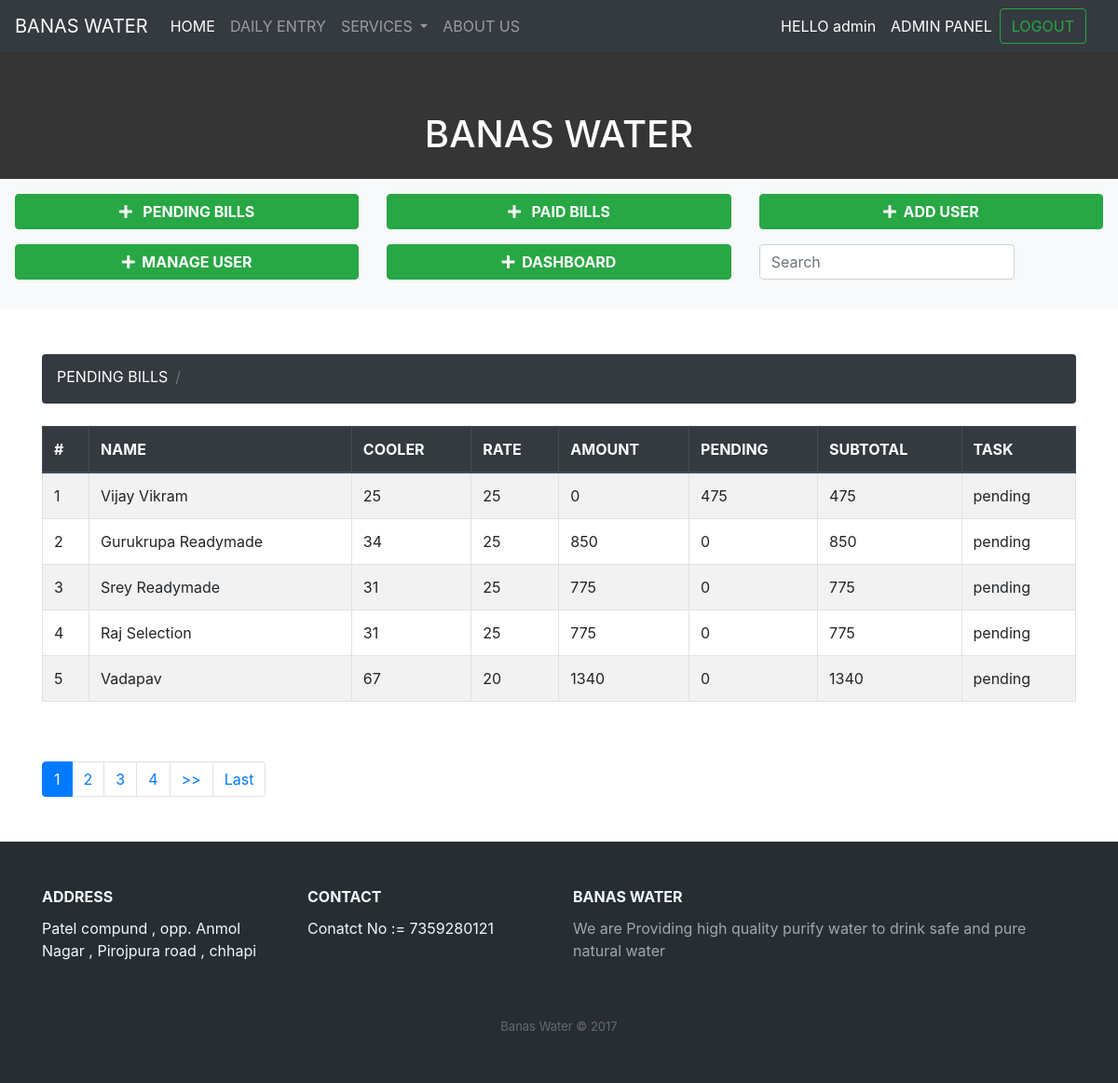
/banasadmin/pendingadmin/ (signed in), run on an earlier commit of the app's database.
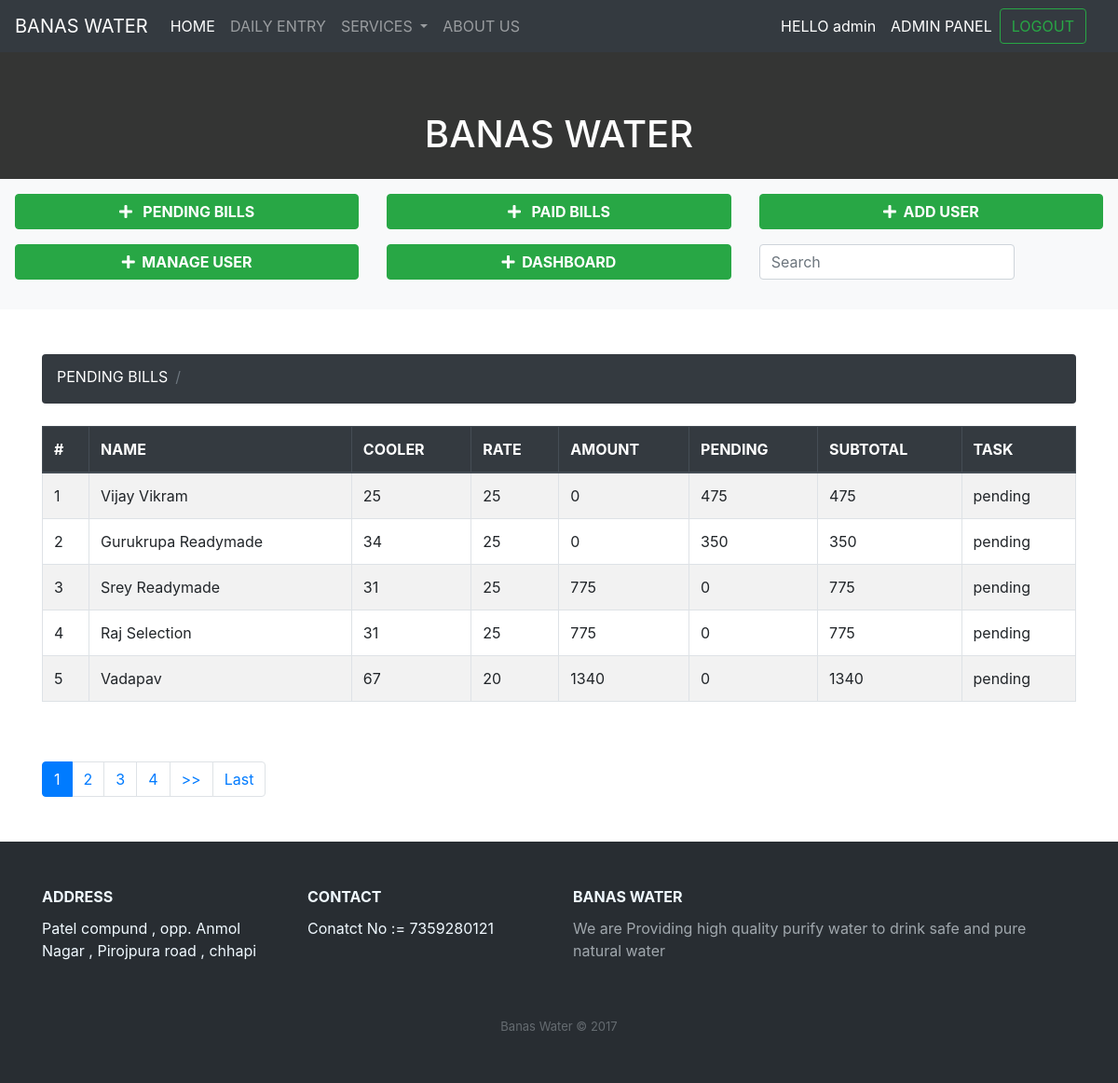
And on a later commit of the database.
### banasadmin/models.py (models this page shows)
class Bill(models.Model):
    id = models.AutoField(primary_key=True)
    name = models.CharField(max_length=100)
    cooler = models.IntegerField()
    rate = models.IntegerField()
    amount = models.IntegerField()
    pending_amount = models.IntegerField()
    subtotal = models.IntegerField()
    task = models.CharField(max_length=100)

### pages/decoraters.py (the view)
        def wrapper_func(request,*args,**kwargs):
            group = None
            if request.user.groups.exists():
                group = request.user.groups.all()[0].name
            if group in allowed_roles:
                return view_fuc(request,*args, **kwargs)
            else:
                return render(request,'pages/404page.html')

### banasadmin/views.py (called while the page is built)
@login_required(login_url='login')
@allowed_users(allowed_roles=['admin'])
def pendingadmin(request):
    billdata = Bill.objects.filter(task="pending").order_by('-id')
    paginator = Paginator(billdata, 5, orphans=0)
    is_paginated = True if paginator.num_pages > 1 else False
    page = request.GET.get('page') or 1
    try:
        current_page = paginator.page(page)
    except InvalidPage as e:
        messages.error(request, str(e))
        current_page = paginator.page(1)
    context = {
        'current_page': current_page,
        'is_paginated': is_paginated,
        'paginator': paginator
    }
    return render(request,'banasadmin/pendingadmin.html',context)

### pages/decoraters.py (called while the page is built)
def allowed_users(allowed_roles=[]):
    def decorator(view_fuc):
        def wrapper_func(request,*args,**kwargs):
            group = None
            if request.user.groups.exists():
                group = request.user.groups.all()[0].name
            if group in allowed_roles:
                return view_fuc(request,*args, **kwargs)
            else:
                return render(request,'pages/404page.html')
        return wrapper_func
    return decorator

### banasadmin/templates/banasadmin/pendingadmin.html (shortened to what this page needs)
{% extends 'banasadmin/pagination.html' %}
{% block table_title %}PENDING BILLS
{% endblock table_title %}
{% block table_header %}
    <th>#</th>
    <th>NAME</th>
    <th>COOLER</th>
    <th>RATE</th>
    <th>AMOUNT</th>
    <th>PENDING</th>
    <th>SUBTOTAL</th>
    <th>TASK</th>
{% endblock table_header %}
{% block table_data %}
    <td>{{ current_page.start_index|add:forloop.counter0 }}</td>
    <td>{{a.name}}</td>
    <td>{{a.cooler}}</td>
    <td>{{a.rate}}</td>
    <td>{{a.amount}}</td>
    <td>{{a.pending_amount}}</td>
    <td>{{a.subtotal}}</td>
    <td>{{a.task}}</td>
{% endblock table_data %}

### banasadmin/templates/banasadmin/pagination.html (shortened to what this page needs)
{% extends 'pages/base.html' %}
{% block content %}
<div class=" py-3 text-white" style="background-color: #343534">
      <h1>&nbsp;&nbsp;<center>BANAS WATER</center></h1>
    </div>
    <div class="bg-light p-3">
    <div class="row">
       <div class="col-md-4">
         <a href="{% url 'pendingadmin' %}" class="btn btn-success d-block font-weight-bold mb-3">
          <i class="fas fa-plus"></i> &nbsp; PENDING BILLS</a>
       </div>
       <div class="col-md-4">
         <a href="{% url 'paidbilladmin' %}" class="btn btn-success d-block font-weight-bold mb-3">
          <i class="fas fa-plus"></i> &nbsp; PAID BILLS</a>
       </div>
       <div class="col-md-4">
         <a href="{% url 'addcustomer' %}" class="btn btn-success d-block font-weight-bold mb-3">
          <i class="fas fa-plus"></i> &nbsp;ADD USER</a>
       </div>
       <div class="col-md-4">
         <a href="{% url 'manageuser' %}" class="btn btn-success d-block font-weight-bold mb-3">
          <i class="fas fa-plus"></i> &nbsp;MANAGE USER</a>
       </div>
        <div class="col-md-4">
         <a href="{% url 'billadmin' %}" class="btn btn-success d-block font-weight-bold mb-3">
          <i class="fas fa-plus"></i> &nbsp;DASHBOARD</a>
       </div>
       <div class="col-md-4">
       <form class="form-inline my-2 my-lg-0" method="GET">
        <input class="form-control mr-sm-2" type="text" placeholder="Search" value="{{request.get.q}}" aria-label="Search" name="q">
    </form>
    </div>
    </div>
  </div>
<div class="container mt-5">
    <nav aria-label="breadcrumb" class="mb-4 ">
        <ol class="breadcrumb  bg-dark" style="height: 53px;">
          <li class="breadcrumb-item active text-white " aria-current="page">
          {% block table_title %}
          {% endblock table_title %}
          <li class="breadcrumb-item">
          </li>
        </ol>
      </nav>
    <div class="table-responsive">
    <table class="table table-striped thead-dark table-bordered table">
        <thead class="thead-dark">
          <tr>
{% block table_header %}
{% endblock table_header %}
          </tr>
        </thead>
        <tbody>
            {% for a in current_page %}
          <tr>
{% block table_data %}
{% endblock table_data %}
          </tr>
          {% endfor %}
         </tbody>
      </table>
    </div>
      {% if is_paginated %}
      <nav class="my-5">
        <ul class="pagination ">
          {% for page in paginator.page_range %}
          <li class="page-item {% if page == current_page.number %}active{% endif %}">
            <a class="page-link" href="?page={{ page }}">{{ page }}</a>
          </li>
          {% endfor %}
          {% if current_page.has_next %}
          <li class="page-item"><a class="page-link" href="?page={{ current_page.next_page_number }}">>></a></li>
          <li class="page-item"><a class="page-link" href="?page={{ current_page.paginator.num_pages }}">Last</a></li>
          {% endif %}
        </ul>
      </nav>
  {% endif %}
</div>
{% endblock content %}

What changed in the data, as far as the page shows it:
changed Bill "Gurukrupa Readymade": amount "850" → "0"; pending_amount "0" → "350"; subtotal "850" → "350"
